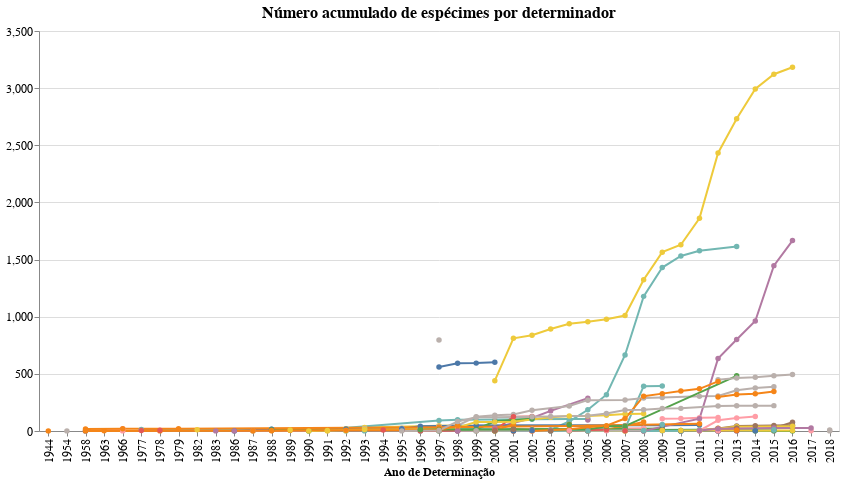

Notebook cell for this chart:
### Code cell
g1 = alt.Chart(counts, title='Número acumulado de espécimes por determinador', width=800,
              height=400).mark_line(point=True).encode(
    x= alt.X('ano_determinacao', type="ordinal", title='Ano de Determinação'),
    y= alt.Y('cumulative_sum', title='', 
             sort=alt.EncodingSortField('counts', op="count", order='descending')),
    color= alt.Color('determinator_full_name:N', title='', legend=None),
    tooltip= alt.Tooltip(['determinator_full_name','ano_determinacao','cumulative_sum'])
)

g1 = g1.configure_title(fontSize=16).configure_axis(
    labelFontSize=12,
    titleFontSize=12
).configure_legend(
    labelFontSize=12,
    titleFontSize=12
)

g1.save('./graphs/cumCounts/determiner/cumCount-per-year.html')

g1

### Figure 1 — Vega-Lite specification as saved in the notebook (floating-point values rounded to 4 significant figures; data arrays with more than 128 entries replaced by an {"elided": "..."} marker saying what was removed)
{"config": {"view": {"continuousWidth": 400, "continuousHeight": 300}, "axis": {"labelFontSize": 12, "titleFontSize": 12}, "legend": {"labelFontSize": 12, "titleFontSize": 12}, "title": {"fontSize": 16}}, "data": {"name": "data-e94d99aeb4340922da1bc83bb2e57fbb"}, "mark": {"type": "line", "point": true}, "encoding": {"color": {"type": "nominal", "field": "determinator_full_name", "legend": null, "title": ""}, "tooltip": [{"type": "nominal", "field": "determinator_full_name"}, {"type": "quantitative", "field": "ano_determinacao"}, {"type": "quantitative", "field": "cumulative_sum"}], "x": {"type": "ordinal", "field": "ano_determinacao", "title": "Ano de Determinação"}, "y": {"type": "quantitative", "field": "cumulative_sum", "sort": {"field": "counts", "op": "count", "order": "descending"}, "title": ""}}, "height": 400, "title": "Número acumulado de espécimes por determinador", "width": 800, "$schema": "https://vega.github.io/schema/vega-lite/v4.8.1.json", "datasets": {"data-e94d99aeb4340922da1bc83bb2e57fbb": {"elided": "354 records"}}}
